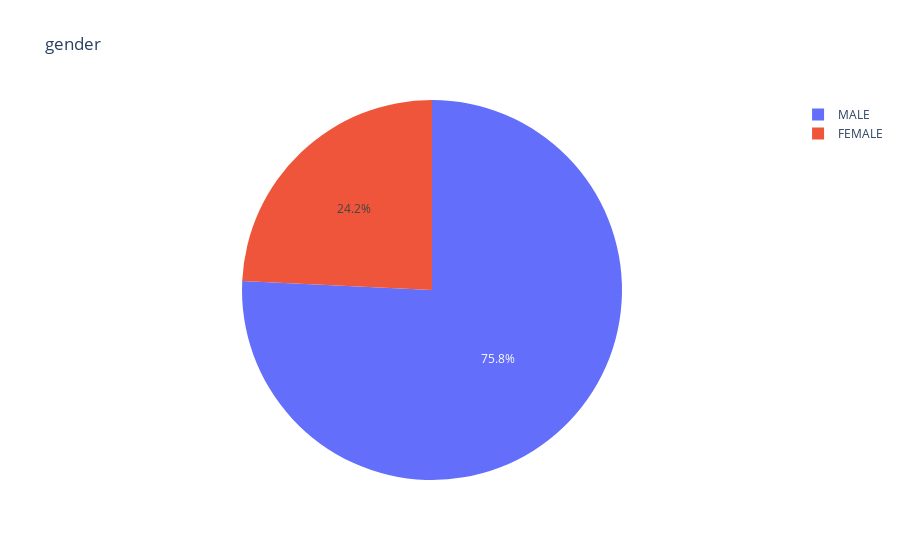

The notebook cell this image was saved under:
### Code cell
px.pie(df, names='gender', title='gender')

### Figure 1 — Plotly figure (JSON) as saved in the notebook; plotly's stock layout.template omitted (floating-point values rounded to 4 significant figures; data arrays with more than 128 entries replaced by an {"elided": "..."} marker saying what was removed)
{"data": [{"domain": {"x": [0, 1], "y": [0, 1]}, "hovertemplate": "gender=%{label}<extra></extra>", "labels": {"elided": "2500 str values"}, "legendgroup": "", "name": "", "showlegend": true, "type": "pie"}], "layout": {"legend": {"tracegroupgap": 0}, "title": {"text": "gender"}}}
